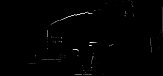
#> input picture grayscale_scan_0.2.png, 163 x 76 px
$ python SRUF.py
#> lines starting #> are read from the running program, lines starting #| are printed output that depends on the picture
import numpy as np
import cv2
import matplotlib.pyplot as plt

# Read the input images as grayscale
img1 = cv2.imread('grayscale_scan_0.2.png', 0)
#> img1 is the input picture: shape (76, 163); min 0, max 255, mean 1.7
img2 = cv2.imread('grayscale_map_0.2.png', 0)
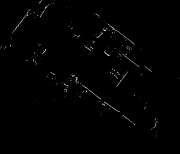
#> input picture grayscale_map_0.2.png, 180 x 154 px
#> img2 is the input picture: shape (154, 180); min 0, max 255, mean 1.8

# Apply Gaussian blur to reduce noise
img1_blurred = cv2.GaussianBlur(img1, (5, 5), 0)
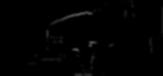
#> img1_blurred: shape (76, 163); min 0, max 84, mean 1.7
img2_blurred = cv2.GaussianBlur(img2, (5, 5), 0)
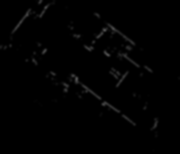
#> img2_blurred: shape (154, 180); min 0, max 79, mean 1.8

# Initiate SRUF detector
# Initiate SIFT detector
sift = cv2.SIFT_create(nfeatures=0, contrastThreshold=0.06, edgeThreshold=5, sigma=2)

# Detect and compute the keypoints and descriptors with SRUF
kp1, des1 = sift.detectAndCompute(img1_blurred, None)
#> kp1 = 3 keypoints; (x, y, size): (91, 43, 3.7), (89, 13, 2.5), (89, 13, 2.5)
kp2, des2 = sift.detectAndCompute(img2_blurred, None)
#> kp2 = 19 keypoints; strongest (x, y, size): (107, 55, 2.6), (104, 30, 2.4), (76, 79, 2.6), (44, 51, 2.8)

print(" kp1: \n", len(kp1))
#|  kp1:
#|  3
print("kp2: \n", len(kp2))
#| kp2:
#|  19

# Create BFMatcher object
bf = cv2.BFMatcher()

# Match descriptors
matches = bf.match(des1, des2)
#> matches = 3 matches

# Sort the matches based on distance
matches = sorted(matches, key=lambda val: val.distance)

# Draw first 50 matches
out = cv2.drawMatches(img1, kp1, img2, kp2, matches[:50], None, flags=2)
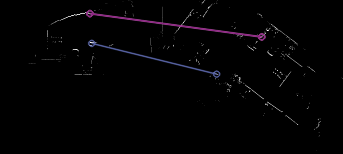
#> out: shape (154, 343, 3); mean of channels 0, 1, 2 3, 2.1, 2.8; drawn as B, G, R

cv2.imwrite('Keypoints_0.2_(5X5)SIFT_matched_GAUSSIAN_BLUR.png', out)
cv2.imshow("Keypoints_0.2_(5X5)_matched_GAUSSIAN_BLUR.png", out)

cv2.waitKey(0)
